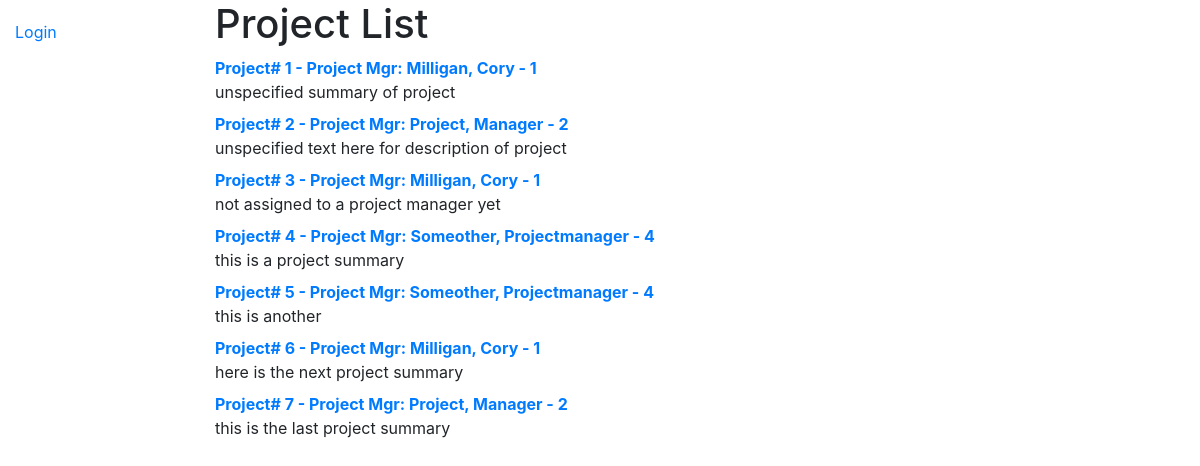
Screenshot of /catalog/projects/ with the database file from the repository.
### catalog/models.py (models this page shows, shortened)
class Project(models.Model):
    prj_num = models.AutoField(primary_key=True)
    prj_mgr = models.ForeignKey('PrjMgr', on_delete=models.SET_NULL, null=True)
    summary = models.TextField(max_length=1000, help_text="Enter project description")
    date_created = models.DateField(auto_now=True)
    completion_date = models.DateField(auto_now=False, null=True)
    def get_absolute_url(self):
        return reverse('project-detail', args=[str(self.prj_num)])

class PrjMgr(models.Model):
    first_name = models.CharField(max_length=100)
    last_name = models.CharField(max_length=100)
    emp_num = models.AutoField(primary_key=True)
    date_of_birth = models.DateField(null=True, blank=True)
    date_joined = models.DateField('joined', null=True, blank=True)
    class Meta:
        ordering = ['last_name', 'first_name']
    def __str__(self):
        return '{0}, {1} - {2}'.format(self.last_name, self.first_name, self.emp_num)

### catalog/views.py (the view)
# urls.py: path('projects/', views.ProjectListView.as_view(), name='projects'),
class ProjectListView(generic.ListView):  # View function for project list view.
    model = Project

### catalog/templates/catalog/project_list.html
{% extends "base_generic.html" %}
{% block content %}
  <h1>Project List</h1>
  {% if project_list %}
  <dl>
    {% for project in project_list %}
        <dt><a href="{{ project.get_absolute_url }}">Project# {{ project.prj_num }} - Project Mgr: {{project.prj_mgr}}</a></dt>
        <dd>{{ project.summary }}</dd>
    {% endfor %}
  </dl>
  {% else %}
    <p>There are no projects in the system.</p>
  {% endif %}
{% endblock %}

### catalog/templates/base_generic.html (shortened to what this page needs)
<!DOCTYPE html>
<html lang="en">
<head>
  <link rel="stylesheet" href="https://stackpath.bootstrapcdn.com/bootstrap/4.1.3/css/bootstrap.min.css">
  {% load static %}
  <link rel="stylesheet" href="{% static 'css/style.css' %}">
</head>
<body>
  <div class="container-fluid">
    <div class="row">
      <div class="col-sm-2">
      {% block sidebar %}
        <ul class="sidebar-nav">
        {% if user.is_authenticated %}
            <li><a href="{% url 'index' %}">Home</a></li>
            <li><a href="{% url 'prjmgrs' %}">Project Managers</a></li>
            <li><a href="{% url 'projects' %}">Projects</a></li>
            <li><a href="{% url 'available-items' %}">Available Items</a></li>
            <h1>  </h1>
            <li><a href="{% url 'logout'%}?next={{request.path}}">Logout</a></li>
        {% else %}
            <li><a href="{% url 'login'%}?next={{request.path}}">Login</a></li>
        {% endif %}
        </ul>
     {% endblock %}
      </div>
      <div class="col-sm-10 ">{% block content %}{% endblock %}</div>
    </div>
  </div>
</body>
</html>

### catalog/static/css/style.css (style rules this page uses)
.sidebar-nav { margin-top: 20px; padding: 0; list-style: none; }

### rows the page displays
Project: prj_num "1", prj_mgr "Milligan, Cory - 1", summary "unspecified summary of project"
Project: prj_num "2", prj_mgr "Project, Manager - 2", summary "unspecified text here for description of project"
Project: prj_num "3", prj_mgr "Milligan, Cory - 1", summary "not assigned to a project manager yet"
Project: prj_num "4", prj_mgr "Someother, Projectmanager - 4", summary "this is a project summary"
Project: prj_num "5", prj_mgr "Someother, Projectmanager - 4", summary "this is another"
Project: prj_num "6", prj_mgr "Milligan, Cory - 1", summary "here is the next project summary"
Project: prj_num "7", prj_mgr "Project, Manager - 2", summary "this is the last project summary"
